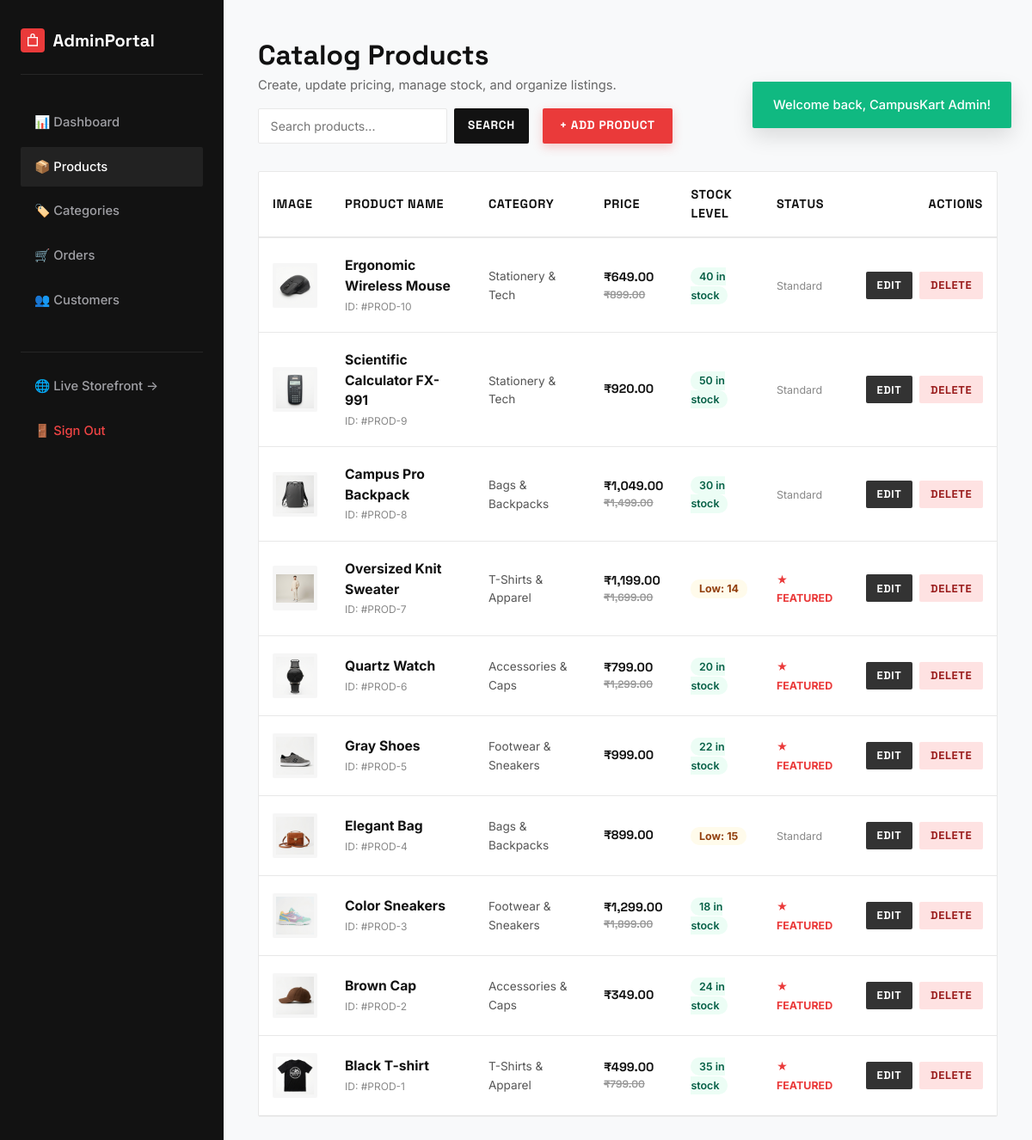
/admin/products.php (signed in), run on the app's committed database.
### tables this page shows
CREATE TABLE `products` (
  `id` INT AUTO_INCREMENT PRIMARY KEY,
  `category_id` INT NOT NULL,
  `name` VARCHAR(255) NOT NULL,
  `slug` VARCHAR(255) NOT NULL,
  `description` TEXT NOT NULL,
  `price` DECIMAL(10, 2) NOT NULL,
  `original_price` DECIMAL(10, 2) NULL,
  `stock` INT NOT NULL DEFAULT 0,
  `rating` DECIMAL(2, 1) NOT NULL DEFAULT 5.0,
  `rating_count` INT NOT NULL DEFAULT 12,
  `is_featured` TINYINT(1) NOT NULL DEFAULT 0,
  `image` VARCHAR(255) NOT NULL,
  `created_at` TIMESTAMP NOT NULL DEFAULT CURRENT_TIMESTAMP,
  `updated_at` TIMESTAMP NOT NULL DEFAULT CURRENT_TIMESTAMP ON UPDATE CURRENT_TIMESTAMP,
  FOREIGN KEY (`category_id`) REFERENCES `categories`(`id`) ON DELETE CASCADE,
  INDEX `idx_products_category` (`category_id`),
  INDEX `idx_products_price` (`price`),
  INDEX `idx_products_stock` (`stock`)
);

CREATE TABLE `categories` (
  `id` INT AUTO_INCREMENT PRIMARY KEY,
  `name` VARCHAR(100) NOT NULL,
  `slug` VARCHAR(100) NOT NULL UNIQUE,
  `description` TEXT NULL,
  `created_at` TIMESTAMP NOT NULL DEFAULT CURRENT_TIMESTAMP
);

### includes/functions.php (called while the page is built, shortened)
<?php
function sanitize(?string $value): string
{
    return htmlspecialchars(trim((string)$value), ENT_QUOTES, 'UTF-8');
}
function format_price(float $amount): string
{
    return '₹' . number_format($amount, 2, '.', ',');
}
function get_flash(): ?array
{
    if (!empty($_SESSION['flash'])) {
        $flash = $_SESSION['flash'];
        return $flash;
    }
    return null;
}

### admin/products.php (the view, shortened to what this page needs)
<?php
require_once __DIR__ . '/../includes/functions.php';
$pdo = get_db_connection();
$flash = get_flash();
$search = trim($_GET['search'] ?? '');
$params = [];
$where = '';
$stmt = $pdo->prepare("
    SELECT p.*, c.name AS category_name
    FROM products p
    JOIN categories c ON p.category_id = c.id
    {$where}
    ORDER BY p.id DESC
");
$stmt->execute($params);
$products = $stmt->fetchAll();
?>
<!DOCTYPE html>
<html lang="en">
<head>
    <link rel="stylesheet" href="../assets/css/style.css">
</head>
<body style="background:#f8f9fa;">
<?php if ($flash): ?>
<div class="toast-container" role="alert">
    <div class="toast toast-<?= sanitize($flash['type']) ?>">
        <span><?= sanitize($flash['message']) ?></span>
    </div>
</div>
<?php endif; ?>
<div class="admin-shell">
    <aside class="admin-sidebar">
        <div style="display:flex; align-items:center; gap:0.6rem; padding-bottom:1.5rem; border-bottom:1px solid #262626;">
            <span class="logo-icon" style="background:var(--accent-red); width:28px; height:28px;">
                <svg viewBox="0 0 24 24" style="width:16px;height:16px;"><path d="M16 6V4a4 4 0 0 0-8 0v2H3v16h18V6h-5zm-6-2a2 2 0 0 1 4 0v2h-4V4zm9 16H5V8h14v12z"/></svg>
            </span>
            <span style="font-family:var(--font-display); font-size:1.25rem; font-weight:700;">AdminPortal</span>
        </div>
        <ul class="admin-nav">
            <li><a href="index.php">📊 Dashboard</a></li>
            <li><a href="products.php" class="active">📦 Products</a></li>
            <li><a href="categories.php">🏷️ Categories</a></li>
            <li><a href="orders.php">🛒 Orders</a></li>
            <li><a href="customers.php">👥 Customers</a></li>
            <li style="margin-top:2rem; border-top:1px solid #262626; padding-top:1rem;">
                <a href="../shop.php" target="_blank">🌐 Live Storefront &rarr;</a>
            </li>
            <li>
                <a href="../logout.php" style="color:#ef4444;">🚪 Sign Out</a>
            </li>
        </ul>
    </aside>
    <main class="admin-main">
        <header style="display:flex; justify-content:space-between; align-items:center; margin-bottom:2rem; flex-wrap:wrap; gap:1rem;">
            <div>
                <h1 style="font-family:var(--font-display); font-size:2rem; font-weight:700; color:#111;">Catalog Products</h1>
                <p style="color:#666; font-size:0.92rem;">Create, update pricing, manage stock, and organize listings.</p>
            </div>
            <div style="display:flex; gap:1rem; align-items:center;">
                <form action="products.php" method="GET" style="display:flex; gap:0.5rem;">
                    <input type="text" name="search" class="form-control" placeholder="Search products..." value="<?= sanitize($search) ?>" style="padding:0.55rem 0.85rem; font-size:0.88rem; width:220px;">
                    <button type="submit" class="btn-dark" style="padding:0.55rem 1rem; font-size:0.85rem;">Search</button>
                </form>
                <a href="product-create.php" class="btn-primary" style="padding:0.65rem 1.25rem; font-size:0.85rem;">+ ADD PRODUCT</a>
            </div>
        </header>
        <div style="background:#fff; border:1px solid var(--border-light); border-radius:var(--radius-sm); overflow:hidden;">
            <table class="cart-table" style="font-size:0.9rem;">
                <thead>
                    <tr>
                        <th style="width:70px;">Image</th>
                        <th>Product Name</th>
                        <th>Category</th>
                        <th>Price</th>
                        <th>Stock Level</th>
                        <th>Status</th>
                        <th style="text-align:right;">Actions</th>
                    </tr>
                </thead>
                <tbody>
                    <?php if (!empty($products)): ?>
                        <?php foreach ($products as $p): ?>
                            <tr>
                                <td>
                                    <div style="width:52px; height:52px; background:var(--bg-subtle); border-radius:var(--radius-sm); padding:0.25rem; display:flex; align-items:center; justify-content:center;">
                                        <img src="../<?= sanitize($p['image']) ?>" alt="" style="max-height:100%; object-fit:contain;">
                                    </div>
                                </td>
                                <td>
                                    <strong style="color:#111; display:block; font-size:0.98rem;"><?= sanitize($p['name']) ?></strong>
                                    <span style="font-size:0.75rem; color:#888;">ID: #PROD-<?= $p['id'] ?></span>
                                </td>
                                <td>
                                    <span style="font-size:0.85rem; color:#555;"><?= sanitize($p['category_name']) ?></span>
                                </td>
                                <td style="font-family:var(--font-display); font-weight:700;">
                                    <?= format_price((float)$p['price']) ?>
                                    <?php if (!empty($p['original_price'])): ?>
                                        <div style="font-size:0.75rem; color:#999; text-decoration:line-through;"><?= format_price((float)$p['original_price']) ?></div>
                                    <?php endif; ?>
                                </td>
                                <td>
                                    <?php if ((int)$p['stock'] <= 5): ?>
                                        <span style="background:#fef2f2; color:#991b1b; padding:0.2rem 0.6rem; border-radius:10px; font-weight:700; font-size:0.78rem;">
                                            Critical: <?= $p['stock'] ?>
                                        </span>
                                    <?php elseif ((int)$p['stock'] <= 15): ?>
                                        <span style="background:#fffbeb; color:#92400e; padding:0.2rem 0.6rem; border-radius:10px; font-weight:700; font-size:0.78rem;">
                                            Low: <?= $p['stock'] ?>
                                        </span>
                                    <?php else: ?>
                                        <span style="background:#ecfdf5; color:#065f46; padding:0.2rem 0.6rem; border-radius:10px; font-weight:600; font-size:0.78rem;">
                                            <?= $p['stock'] ?> in stock
                                        </span>
                                    <?php endif; ?>
                                </td>
                                <td>
                                    <?= $p['is_featured'] ? '<span style="color:var(--accent-red); font-weight:700; font-size:0.78rem;">★ FEATURED</span>' : '<span style="color:#888; font-size:0.78rem;">Standard</span>' ?>
                                </td>
                                <td style="text-align:right;">
                                    <div style="display:flex; justify-content:flex-end; gap:0.5rem;">
                                        <a href="product-edit.php?id=<?= $p['id'] ?>" class="btn-dark" style="padding:0.4rem 0.8rem; font-size:0.8rem; background:#333;">Edit</a>
                                        <form action="products.php" method="POST" onsubmit="return confirm('Are you sure you want to permanently delete \'<?= addslashes(sanitize($p['name'])) ?>\'?');" style="display:inline;">
                                            <button type="submit" class="btn-dark" style="padding:0.4rem 0.8rem; font-size:0.8rem; background:#fee2e2; color:#991b1b;">Delete</button>
                                        </form>
                                    </div>
                                </td>
                            </tr>
                        <?php endforeach; ?>
                    <?php endif; ?>
                </tbody>
            </table>
        </div>
    </main>
</div>
</body>
</html>

### assets/css/style.css (style rules this page uses)
:root { --bg-main: #ffffff; --bg-subtle: #f6f6f6; --bg-surface: #f4f4f5; --bg-dark: #121212; --bg-dark-card: #1c1c1e; --text-main: #121212; --text-muted: #666666; --text-light: #999999; --text-inverse: #ffffff; --accent-red: #ea3a3a; --accent-red-hover: #d32f2f; --accent-red-subtle: #fee2e2; --border-light: #e8e8e8; --border-dark: #2c2c2e; --star-color: #f59e0b; --status-pending: #f59e0b; --status-processing: #3b82f6; --status-shipped: #8b5cf6; --status-delivered: #10b981; --status-cancelled: #ef4444; --font-display: 'Space Grotesk', -apple-system, BlinkMacSystemFont, "Segoe UI", Roboto, sans-serif; --font-body: 'Inter', -apple-system, BlinkMacSystemFont, "Segoe UI", Roboto, sans-serif; --container-max: 1240px; --radius-sm: 2px; --radius-md: 4px; --radius-lg: 8px; --transition: all 0.2s cubic-bezier(0.16, 1, 0.3, 1); }
*, *::before, *::after { box-sizing: border-box; margin: 0; padding: 0; }
html { font-size: 16px; scroll-behavior: smooth; -webkit-font-smoothing: antialiased; }
body { font-family: var(--font-body); color: var(--text-main); background-color: var(--bg-main); line-height: 1.5; min-height: 100vh; display: flex; flex-direction: column; }
img { max-width: 100%; height: auto; display: block; }
a { color: inherit; text-decoration: none; transition: var(--transition); }
button, input, select, textarea { font: inherit; }
button { cursor: pointer; border: none; background: none; }
.logo-icon { width: 32px; height: 32px; display: flex; align-items: center; justify-content: center; background: #111; color: #fff; border-radius: 4px; }
.logo-icon svg { width: 20px; height: 20px; fill: currentColor; }
.btn-primary { display: inline-block; background-color: var(--accent-red); color: #ffffff; font-family: var(--font-display); font-size: 0.92rem; font-weight: 700; letter-spacing: 0.05em; text-transform: uppercase; padding: 1rem 2.25rem; border-radius: var(--radius-sm); transition: var(--transition); box-shadow: 0 4px 12px rgba(234, 58, 58, 0.25); }
.btn-dark { display: inline-block; background-color: var(--bg-dark); color: #ffffff; font-family: var(--font-display); font-size: 0.92rem; font-weight: 700; letter-spacing: 0.05em; text-transform: uppercase; padding: 0.9rem 1.75rem; border-radius: var(--radius-sm); transition: var(--transition); }
.cart-table { width: 100%; border-collapse: collapse; }
.cart-table th { text-align: left; padding: 1rem; border-bottom: 2px solid var(--border-light); font-family: var(--font-display); font-size: 0.9rem; text-transform: uppercase; letter-spacing: 0.05em; }
.cart-table td { padding: 1.25rem 1rem; border-bottom: 1px solid var(--border-light); vertical-align: middle; }
.form-control { width: 100%; padding: 0.75rem 1rem; border: 1px solid var(--border-light); border-radius: var(--radius-sm); font-size: 0.95rem; transition: var(--transition); }
.toast-container { position: fixed; top: 95px; right: 24px; z-index: 300; display: flex; flex-direction: column; gap: 0.75rem; }
.toast { padding: 1rem 1.5rem; border-radius: var(--radius-sm); box-shadow: 0 10px 25px rgba(0,0,0,0.12); color: #fff; font-size: 0.92rem; font-weight: 500; display: flex; align-items: center; gap: 0.75rem; animation: slideIn 0.3s cubic-bezier(0.16, 1, 0.3, 1); }
.toast-success { background: #10b981; }
.admin-shell { display: grid; grid-template-columns: 260px 1fr; min-height: 100vh; }
.admin-sidebar { background: var(--bg-dark); color: #ffffff; padding: 2rem 1.5rem; display: flex; flex-direction: column; }
.admin-nav { margin-top: 2rem; display: flex; flex-direction: column; gap: 0.35rem; list-style: none; }
.admin-nav a { display: flex; align-items: center; gap: 0.75rem; padding: 0.75rem 1rem; border-radius: var(--radius-sm); color: #a0a0a5; font-size: 0.92rem; font-weight: 500; }
.admin-nav a:hover, .admin-nav a.active { background: #222; color: #fff; }
.admin-main { background: #f8f9fa; padding: 2.5rem; }

### data on the page
products: image (picture), name "Ergonomic Wireless Mouse", id "10", category.name "Stationery & Tech", price "₹649.00", original_price "₹899.00", stock "40", is_featured "Standard"
products: image (picture), name "Scientific Calculator FX-991", id "9", category.name "Stationery & Tech", price "₹920.00", stock "50", is_featured "Standard"
products: image (picture), name "Campus Pro Backpack", id "8", category.name "Bags & Backpacks", price "₹1,049.00", original_price "₹1,499.00", stock "30", is_featured "Standard"
products: image (picture), name "Oversized Knit Sweater", id "7", category.name "T-Shirts & Apparel", price "₹1,199.00", original_price "₹1,699.00", stock "14", is_featured "★ FEATURED"
products: image (picture), name "Quartz Watch", id "6", category.name "Accessories & Caps", price "₹799.00", original_price "₹1,299.00", stock "20", is_featured "★ FEATURED"
products: image (picture), name "Gray Shoes", id "5", category.name "Footwear & Sneakers", price "₹999.00", stock "22", is_featured "★ FEATURED"
products: image (picture), name "Elegant Bag", id "4", category.name "Bags & Backpacks", price "₹899.00", stock "15", is_featured "Standard"
products: image (picture), name "Color Sneakers", id "3", category.name "Footwear & Sneakers", price "₹1,299.00", original_price "₹1,899.00", stock "18", is_featured "★ FEATURED"
products: image (picture), name "Brown Cap", id "2", category.name "Accessories & Caps", price "₹349.00", stock "24", is_featured "★ FEATURED"
products: image (picture), name "Black T-shirt", id "1", category.name "T-Shirts & Apparel", price "₹499.00", original_price "₹799.00", stock "35", is_featured "★ FEATURED"

### other printed values
$flash['message'] "Welcome back, CampusKart Admin!"
